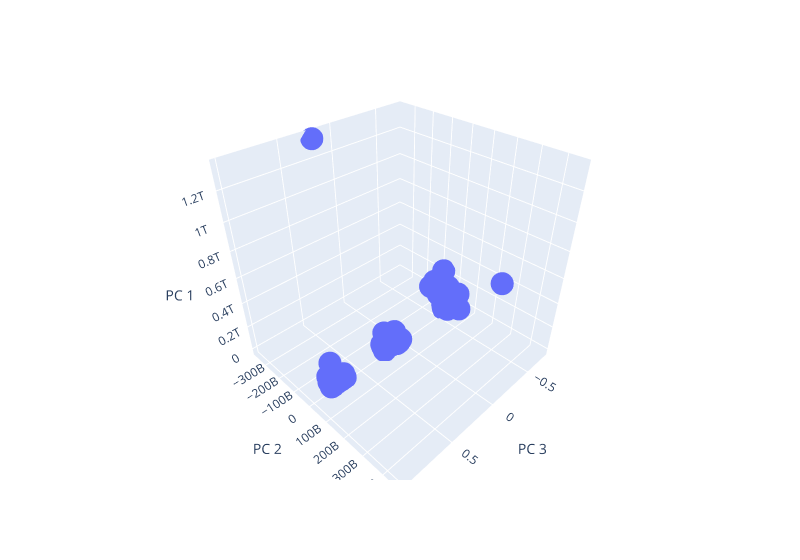

Notebook code cell kept with this figure:
### Markdown cell above
### Deliverable 4: Visualizing Cryptocurrencies Results

#### 3D-Scatter with Clusters

### Code cell
# Creating a 3D-Scatter with the PCA data and the clusters
fig = px.scatter_3d(
    clustered_df,
    x="PC 3",
    y="PC 2",
    z="PC 1",
    hover_name="CoinName",
    hover_data=["Algorithm"],
    width=800,
)
fig.update_layout(legend=dict(x=0, y=1))
fig.show()

### Figure 1 — Plotly figure (JSON) as saved in the notebook; plotly's stock layout.template omitted (floating-point values rounded to 4 significant figures; data arrays with more than 128 entries replaced by an {"elided": "..."} marker saying what was removed)
{"data": [{"customdata": {"elided": "533x1 str values"}, "hovertemplate": "<b>%{hovertext}</b><br><br>PC 3=%{x}<br>PC 2=%{y}<br>PC 1=%{z}<br>Algorithm=%{customdata[0]}<extra></extra>", "hovertext": {"elided": "533 str values"}, "legendgroup": "", "marker": {"color": "#636efa", "symbol": "circle"}, "mode": "markers", "name": "", "scene": "scene", "showlegend": false, "type": "scatter3d", "x": {"elided": "533 float values"}, "y": {"elided": "533 float values"}, "z": {"elided": "533 float values"}}], "layout": {"legend": {"tracegroupgap": 0, "x": 0, "y": 1}, "margin": {"t": 60}, "scene": {"domain": {"x": [0, 1], "y": [0, 1]}, "xaxis": {"title": {"text": "PC 3"}}, "yaxis": {"title": {"text": "PC 2"}}, "zaxis": {"title": {"text": "PC 1"}}}, "width": 800}}
